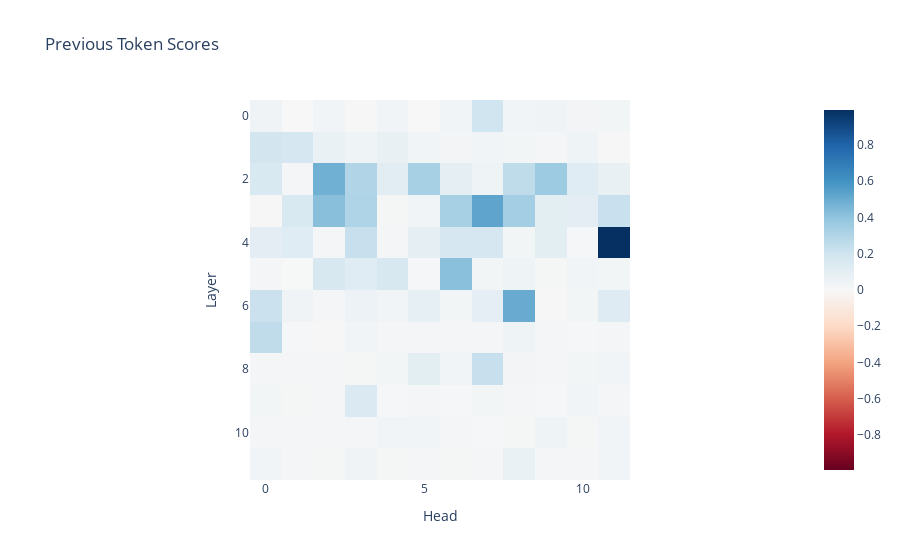
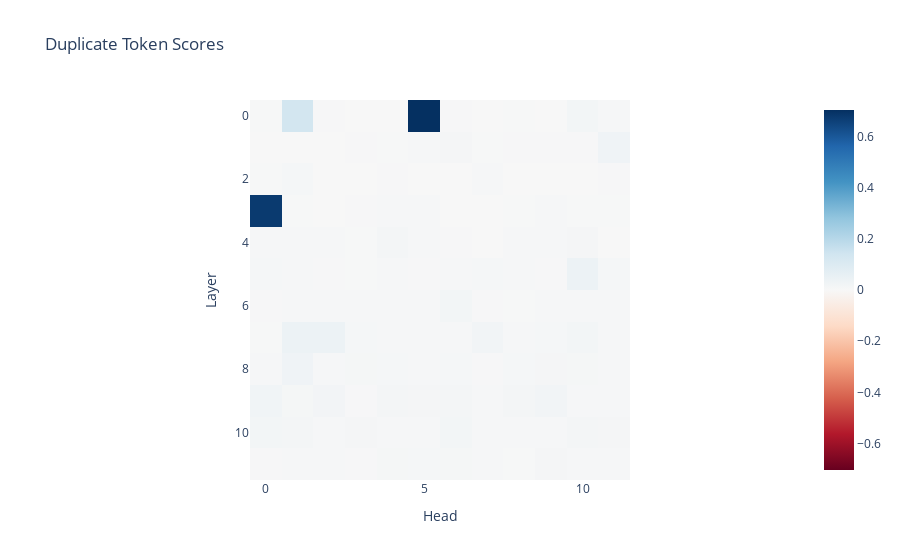
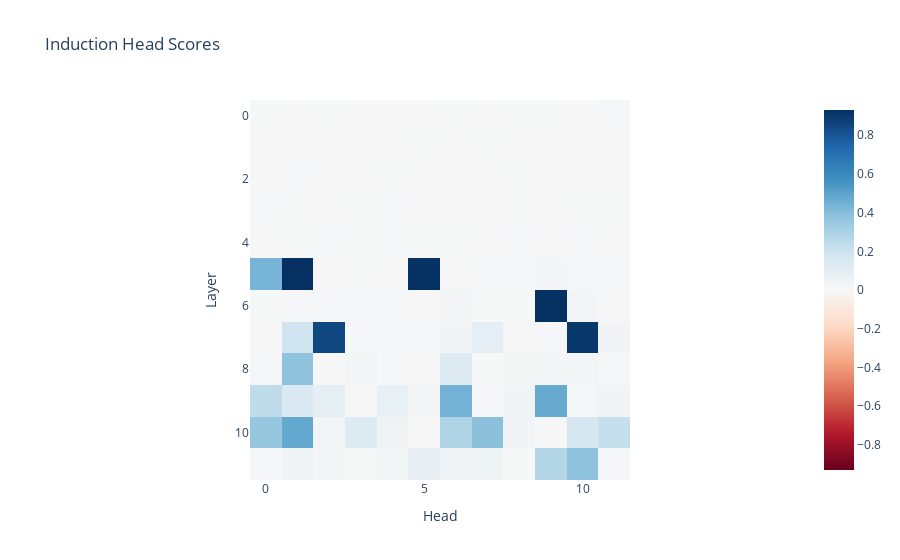

Notebook source saved alongside these figures, in order:
### Markdown cell above
We can now plot the head scores, and instantly see that the relevant early heads are induction heads or duplicate token heads (though also that there's a lot of induction heads that are *not* use - I have no idea why!).

### Code cell
imshow(
    prev_token_scores, labels={"x": "Head", "y": "Layer"}, title="Previous Token Scores"
)
imshow(
    duplicate_token_scores,
    labels={"x": "Head", "y": "Layer"},
    title="Duplicate Token Scores",
)
imshow(
    induction_scores, labels={"x": "Head", "y": "Layer"}, title="Induction Head Scores"
)

### Figure 1 — Plotly figure (JSON) as saved in the notebook; plotly's stock layout.template omitted (floating-point values rounded to 4 significant figures; data arrays with more than 128 entries replaced by an {"elided": "..."} marker saying what was removed)
{"data": [{"coloraxis": "coloraxis", "hovertemplate": "Head: %{x}<br>Layer: %{y}<br>color: %{z}<extra></extra>", "name": "0", "type": "heatmap", "xaxis": "x", "yaxis": "y", "z": {"elided": "12x12 float values"}}], "layout": {"coloraxis": {"cmid": 0, "colorscale": [[0, "rgb(103,0,31)"], [0.1, "rgb(178,24,43)"], [0.2, "rgb(214,96,77)"], [0.3, "rgb(244,165,130)"], [0.4, "rgb(253,219,199)"], [0.5, "rgb(247,247,247)"], [0.6, "rgb(209,229,240)"], [0.7, "rgb(146,197,222)"], [0.8, "rgb(67,147,195)"], [0.9, "rgb(33,102,172)"], [1, "rgb(5,48,97)"]]}, "title": {"text": "Previous Token Scores"}, "xaxis": {"anchor": "y", "constrain": "domain", "domain": [0, 1], "scaleanchor": "y", "title": {"text": "Head"}}, "yaxis": {"anchor": "x", "autorange": "reversed", "constrain": "domain", "domain": [0, 1], "title": {"text": "Layer"}}}}

### Figure 2 — Plotly figure (JSON) as saved in the notebook; plotly's stock layout.template omitted (floating-point values rounded to 4 significant figures; data arrays with more than 128 entries replaced by an {"elided": "..."} marker saying what was removed)
{"data": [{"coloraxis": "coloraxis", "hovertemplate": "Head: %{x}<br>Layer: %{y}<br>color: %{z}<extra></extra>", "name": "0", "type": "heatmap", "xaxis": "x", "yaxis": "y", "z": {"elided": "12x12 float values"}}], "layout": {"coloraxis": {"cmid": 0, "colorscale": [[0, "rgb(103,0,31)"], [0.1, "rgb(178,24,43)"], [0.2, "rgb(214,96,77)"], [0.3, "rgb(244,165,130)"], [0.4, "rgb(253,219,199)"], [0.5, "rgb(247,247,247)"], [0.6, "rgb(209,229,240)"], [0.7, "rgb(146,197,222)"], [0.8, "rgb(67,147,195)"], [0.9, "rgb(33,102,172)"], [1, "rgb(5,48,97)"]]}, "title": {"text": "Duplicate Token Scores"}, "xaxis": {"anchor": "y", "constrain": "domain", "domain": [0, 1], "scaleanchor": "y", "title": {"text": "Head"}}, "yaxis": {"anchor": "x", "autorange": "reversed", "constrain": "domain", "domain": [0, 1], "title": {"text": "Layer"}}}}

### Figure 3 — Plotly figure (JSON) as saved in the notebook; plotly's stock layout.template omitted (floating-point values rounded to 4 significant figures; data arrays with more than 128 entries replaced by an {"elided": "..."} marker saying what was removed)
{"data": [{"coloraxis": "coloraxis", "hovertemplate": "Head: %{x}<br>Layer: %{y}<br>color: %{z}<extra></extra>", "name": "0", "type": "heatmap", "xaxis": "x", "yaxis": "y", "z": {"elided": "12x12 float values"}}], "layout": {"coloraxis": {"cmid": 0, "colorscale": [[0, "rgb(103,0,31)"], [0.1, "rgb(178,24,43)"], [0.2, "rgb(214,96,77)"], [0.3, "rgb(244,165,130)"], [0.4, "rgb(253,219,199)"], [0.5, "rgb(247,247,247)"], [0.6, "rgb(209,229,240)"], [0.7, "rgb(146,197,222)"], [0.8, "rgb(67,147,195)"], [0.9, "rgb(33,102,172)"], [1, "rgb(5,48,97)"]]}, "title": {"text": "Induction Head Scores"}, "xaxis": {"anchor": "y", "constrain": "domain", "domain": [0, 1], "scaleanchor": "y", "title": {"text": "Head"}}, "yaxis": {"anchor": "x", "autorange": "reversed", "constrain": "domain", "domain": [0, 1], "title": {"text": "Layer"}}}}
